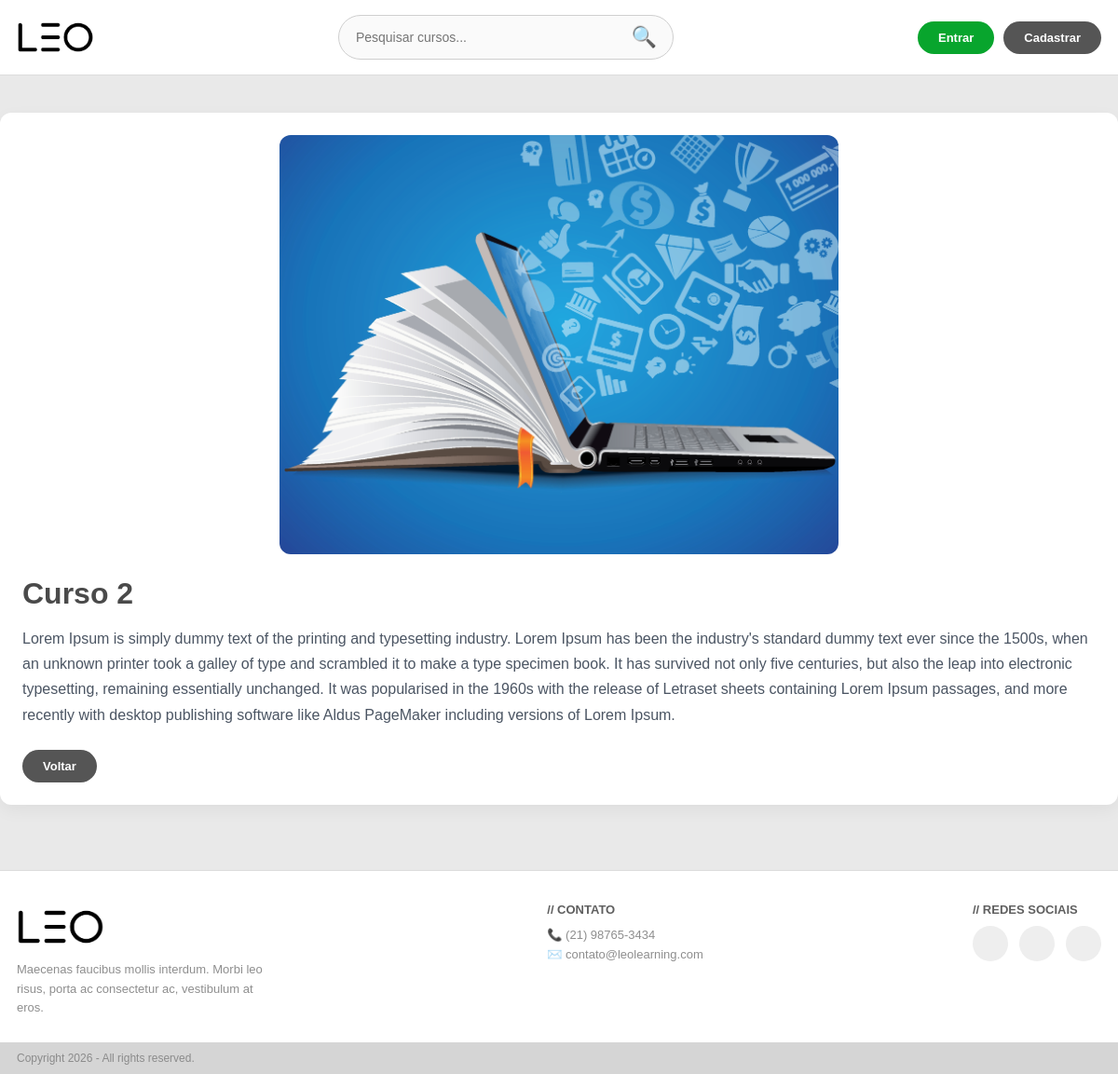
The app's page /curso.php?id=3 with its own data.
### tables this page shows
CREATE TABLE `cursos` (
  `id` int(11) NOT NULL,
  `titulo` varchar(150) NOT NULL,
  `descricao` text NOT NULL,
  `imagem` varchar(255) NOT NULL,
  `criado_em` timestamp NOT NULL DEFAULT current_timestamp()
);

### curso.php (the view, shortened to what this page needs)
<?php
require_once 'config/database.php';
$id = isset($_GET['id']) ? (int) $_GET['id'] : 0;
$stmt = $pdo->prepare("SELECT * FROM cursos WHERE id = :id");
$stmt->execute([':id' => $id]);
$curso = $stmt->fetch(PDO::FETCH_ASSOC);
?>
<!DOCTYPE html>
<html lang="pt-BR">
<head>
    <link rel="stylesheet" href="assets/css/style.css">
    <link rel="stylesheet" href="assets/css/responsive.css">
</head>
<body>
<?php include 'includes/header.php'; ?>
<main class="container" style="padding: 40px 0;">
    <div style="background:#fff; padding:24px; border-radius:12px; box-shadow:0 6px 18px rgba(0,0,0,0.05);">
        <img
            src="assets/uploads/<?php echo htmlspecialchars($curso['imagem']); ?>"
            alt="<?php echo htmlspecialchars($curso['titulo']); ?>"
            style="width:100%; max-width:600px; display:block; margin:0 auto 24px; border-radius:12px;"
        >
        <h1 style="margin-bottom:16px;">
            <?php echo htmlspecialchars($curso['titulo']); ?>
        </h1>
        <p style="line-height:1.7; color:#4b5563;">
            <?php echo nl2br(htmlspecialchars($curso['descricao'])); ?>
        </p>
        <div style="margin-top:24px;">
            <a href="index.php" class="btn" style="background:#555;">Voltar</a>
        </div>
    </div>
</main>
<?php include 'includes/footer.php'; ?>
</body>
</html>

### assets/css/style.css (style rules this page uses)
* { margin: 0; padding: 0; box-sizing: border-box; }
body { font-family: Arial, sans-serif; background: #e9e9e9; color: #4a4a4a; }
img { max-width: 100%; display: block; }
a { text-decoration: none; }
.container { width: 100%; max-width: 1240px; margin: 0 auto; padding: 0 20px; }
.btn { display: inline-block; background: #08a52d; color: #ffffff; padding: 10px 22px; border-radius: 22px; font-size: 13px; font-weight: bold; border: none; cursor: pointer; text-align: center; transition: 0.2s ease; }

### assets/css/responsive.css (style rules this page uses)
@media (max-width: 1200px) { .container { max-width: 100%; padding: 0 18px; } }

### records on screen
cursos: imagem (picture), titulo "Curso 2", descricao "Lorem Ipsum is simply dummy text of the printing and typesetting industry. Lorem Ipsum has been the industry's standard dummy text ever since the 1500s, when an unknown printer took a galley of type and scrambled it to make a type specimen book. It has survived not only five centuries, but also the leap into electronic typesetting, remaining essentially unchanged. It was popularised in the 1960s with the release of Letraset sheets containing Lorem Ipsum passages, and more recently with desktop publishing software like Aldus PageMaker including versions of Lorem Ipsum."
